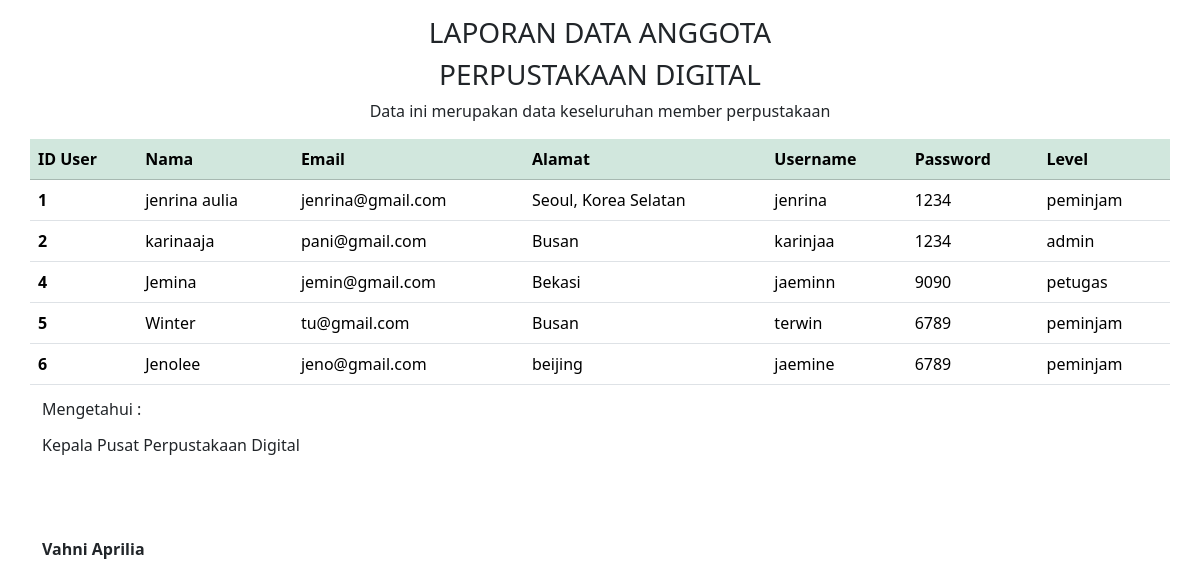
The app's page /admin/data/laporan_da.php with its own data.
### tables this page shows
CREATE TABLE `user` (
  `IDuser` int(20) NOT NULL,
  `username` varchar(255) NOT NULL,
  `password` varchar(255) NOT NULL,
  `email` varchar(255) NOT NULL,
  `namalengkap` varchar(255) NOT NULL,
  `alamat` text NOT NULL,
  `level` enum('admin','petugas','peminjam') NOT NULL
);

### admin/data/laporan_da.php (the view, shortened to what this page needs)
<!doctype html>
<html lang="en">
  <head>
    <link rel="stylesheet" href="../../asset/css/bootstrap.css">
  </head>
  <body>
    <div class="container">
        <div class="row">
            <div class="col text-center mt-3">
                <h3>LAPORAN DATA ANGGOTA</h3>
                <h3>PERPUSTAKAAN DIGITAL</h3>
                <span>Data ini merupakan data keseluruhan member perpustakaan</span>
            </div>
        </div>
        <div class="row">
        <table class="table my-3">
        <thead class="table table-success">
            <tr>
            <th scope="col">ID User</th>
            <th scope="col">Nama</th>
            <th scope="col">Email</th>
            <th scope="col">Alamat</th>
            <th scope="col">Username</th>
            <th scope="col">Password</th>
            <th scope="col">Level</th>
            </tr>
        </thead>
        <?php
        include '../../koneksi/koneksi.php';
        $data = mysqli_query($conn, "SELECT * FROM user");
        while ($d = mysqli_fetch_array($data)) {
        ?>
        <tbody>
            <tr>
            <th scope="row"><?php echo $d['IDuser'];?></th>
            <td><?php echo $d['namalengkap'];?></td>
            <td><?php echo $d['email'];?></td>
            <td><?php echo $d['alamat'];?></td>
            <td><?php echo $d['username'];?></td>
            <td><?php echo $d['password'];?></td>
            <td><?php echo $d['level'];?></td>
            </tr>
        </tbody>
        <?php
        }
        ?>
        </table>
      </div>
            <div class="row">
                <div class="col">
                    <p style="line-height: 1rem;">Mengetahui :</p>
                    <p>Kepala Pusat Perpustakaan Digital</p>
                    <p style="margin-top: 5rem;"><b>Vahni Aprilia</b></p>
                </div>
            </div>
        </div>
  </body>
</html>

### records on screen
user: IDuser "1", namalengkap "jenrina aulia", email "jenrina@gmail.com", alamat "Seoul, Korea Selatan", username "jenrina", password "1234", level "peminjam"
user: IDuser "2", namalengkap "karinaaja", email "pani@gmail.com", alamat "Busan", username "karinjaa", password "1234", level "admin"
user: IDuser "4", namalengkap "Jemina", email "jemin@gmail.com", alamat "Bekasi", username "jaeminn", password "9090", level "petugas"
user: IDuser "5", namalengkap "Winter", email "tu@gmail.com", alamat "Busan", username "terwin", password "6789", level "peminjam"
user: IDuser "6", namalengkap "Jenolee", email "jeno@gmail.com", alamat "beijing", username "jaemine", password "6789", level "peminjam"
